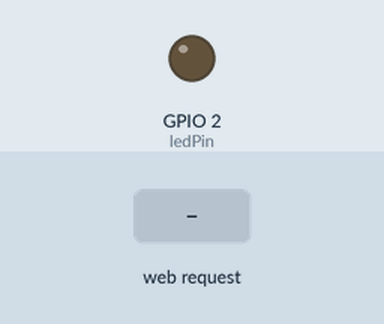
A sketch run on a simulated ESP32. Parts: output pins drawn as LEDs (lit = HIGH). The inputs (shaded band) are chosen by the test bench. WiFi joins after 1.5 s; servers stay silent unless stated; what the sketch prints to the serial monitor is not drawn.

Above: at 3.2 s.
3.3 s: HTTP request GET /toggle_led received
At 4.0 s:
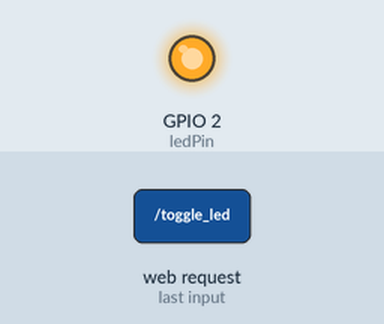
Timing chart, 0 to 6.3 s (numbered marks = the images above; inputs shaded):
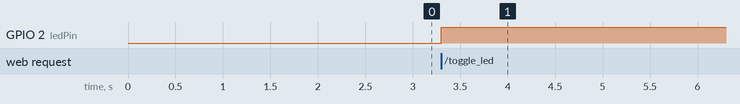

Measured:
- after the input at 3.3 s, GPIO 2 (ledPin): LOW → HIGH at once

The sketch:

ESP32_relya_boton_encender_apagar.ino
```cpp
#include <WiFi.h>
#include <WebServer.h>

// Configuración del LED
const int ledPin = 2;
bool ledState = LOW;  // Estado inicial del LED

// Configuración del servidor web
WebServer server(80);

// Configuración de la red WiFi
const char* ssid = "IoTB";
const char* password = "inventaronelVAR";

// Función para manejar la solicitud de la página principal
void handleRoot() {
  String buttonLabel = ledState ? "Apagar LED" : "Encender LED";  // Cambiar la etiqueta del botón según el estado del LED

  String html = "<html>\
                   <body>\
                     <h1>Control del LED</h1>\
                     <button onclick=\"location.href='/toggle_led'\" style=\"padding:20px; font-size:20px\">" + buttonLabel + "</button>\
                   </body>\
                 </html>";
  server.send(200, "text/html", html);
}

// Función para manejar la solicitud de alternar el estado del LED
void handleToggleLed() {
  ledState = !ledState;  // Alternar el estado del LED
  digitalWrite(ledPin, ledState ? HIGH : LOW);  // Actualizar el estado del LED

  // Redirigir al usuario de vuelta a la página principal
  server.sendHeader("Location", "/");
  server.send(303);  // Código 303 para redirigir
}

void setup() {
  // Inicializar el LED
  pinMode(ledPin, OUTPUT);
  digitalWrite(ledPin, ledState);

  // Inicializar la conexión WiFi
  Serial.begin(115200);
  WiFi.begin(ssid, password);

  while (WiFi.status() != WL_CONNECTED) {
    delay(1000);
    Serial.println("Conectando a WiFi...");
  }

  Serial.println("Conectado a la red WiFi");

  // Iniciar el servidor web
  server.on("/", handleRoot);
  server.on("/toggle_led", handleToggleLed);

  server.begin();
  Serial.println("Servidor HTTP iniciado");

  Serial.println("Conectado a la red WiFi");
  Serial.println(WiFi.localIP());  // Mostrar la IP en el monitor serie
}

void loop() {
  // Manejar las solicitudes del cliente
  server.handleClient();
}
```
